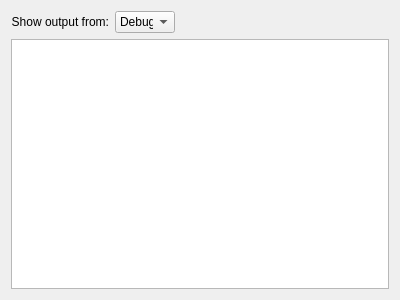
<?xml version="1.0" encoding="UTF-8"?>
<ui version="4.0">
 <class>DriverLoggerView</class>
 <widget class="QWidget" name="DriverLoggerView">
  <property name="geometry">
   <rect>
    <x>0</x>
    <y>0</y>
    <width>400</width>
    <height>300</height>
   </rect>
  </property>
  <property name="windowTitle">
   <string>Form</string>
  </property>
  <layout class="QGridLayout" name="gridLayout_2">
   <item row="0" column="0">
    <layout class="QGridLayout" name="gridLayout">
     <item row="3" column="0">
      <layout class="QVBoxLayout" name="verticalLayout_2">
       <item>
        <layout class="QHBoxLayout" name="horizontalLayout">
         <item>
          <widget class="QLabel" name="outputControlLabel">
           <property name="text">
            <string>Show output from:</string>
           </property>
           <property name="alignment">
            <set>Qt::AlignRight|Qt::AlignTrailing|Qt::AlignVCenter</set>
           </property>
           <property name="margin">
            <number>2</number>
           </property>
          </widget>
         </item>
         <item>
          <widget class="QComboBox" name="logSourceComboBox">
           <property name="maximumSize">
            <size>
             <width>60</width>
             <height>16777215</height>
            </size>
           </property>
           <item>
            <property name="text">
             <string>Debug</string>
            </property>
           </item>
           <item>
            <property name="text">
             <string>Info</string>
            </property>
           </item>
           <item>
            <property name="text">
             <string>Warning</string>
            </property>
           </item>
           <item>
            <property name="text">
             <string>Error</string>
            </property>
           </item>
           <item>
            <property name="text">
             <string>Always</string>
            </property>
           </item>
          </widget>
         </item>
         <item>
          <spacer name="horizontalSpacer">
           <property name="orientation">
            <enum>Qt::Horizontal</enum>
           </property>
           <property name="sizeHint" stdset="0">
            <size>
             <width>40</width>
             <height>20</height>
            </size>
           </property>
          </spacer>
         </item>
        </layout>
       </item>
       <item>
        <widget class="QTableView" name="logTextbox"/>
       </item>
      </layout>
     </item>
    </layout>
   </item>
  </layout>
 </widget>
 <resources/>
 <connections/>
</ui>
